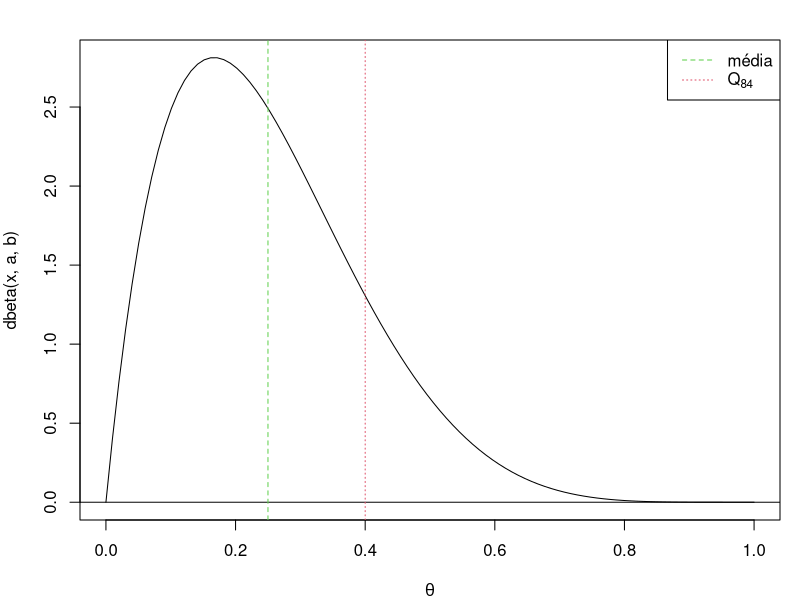

Source code (R):
### Exemplo:

# 1 - Considere Yi~Bernoulli(theta), i=1,...,n. Assuma que se deseje levar em conta
# opiniao subjetiva sobre theta, adotando-se para isso uma distribuicao a priori
# conjugada Beta(a,b).
# Os parametros da priori são especificados a partir das crencas de um especialista, que
# são: E[theta] = 0,25 e P(theta < 0.4) e aproximadamente 0,84.
# (Dica: a especificação do valor esperado dará uma relcao de proporcionalidade entre a e b.
# Por outro lado, o comando R pbeta(0.4, a, b) fornece a probabilidade acumulada ate o
# quantil 0,4.)


# Lembrete: media da beta = a/(a+b)

# 0.25 = a/(a+b) --> 3a = b ou a=b/3

#tentar fazer função para estimar o melhor valor com base na probabilidade
a <- 2
b <- 3*a
pbeta(0.4,a,b)

x <- seq(0,1,length=100)
par(mfrow=c(1,1),mar=c(4,4,2,1))
plot(x,dbeta(x,a,b),type='l', xlim=c(0,1),xlab=expression(theta),main="")
abline(h=0)
abline(v=0.4,col=2,lty=3)
abline(v=0.25,col=3,lty=2)
legend("topright",legend=c("média",expression(Q[84])),lty=c(2,3),col=c(3,2))







